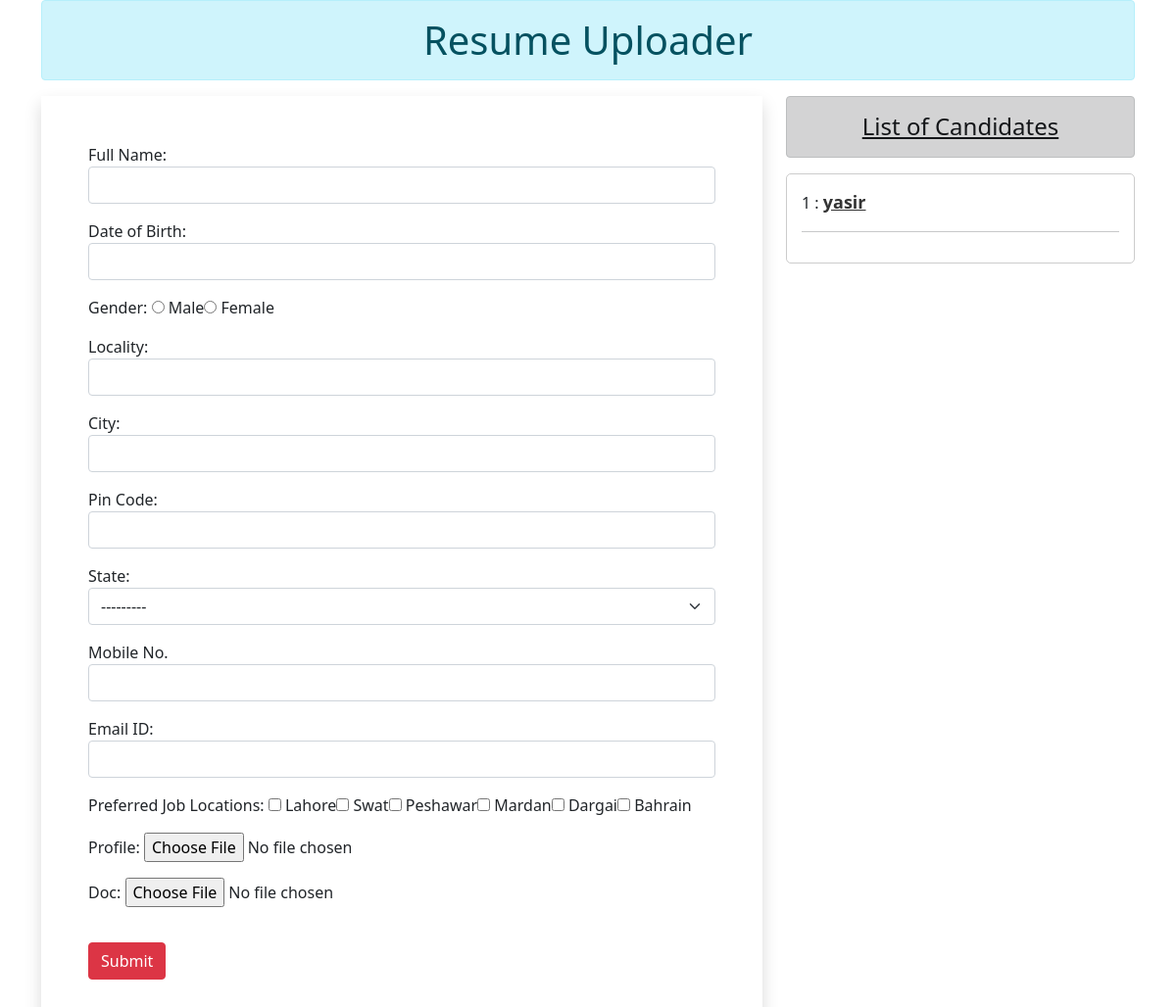
The app's page /, older data.
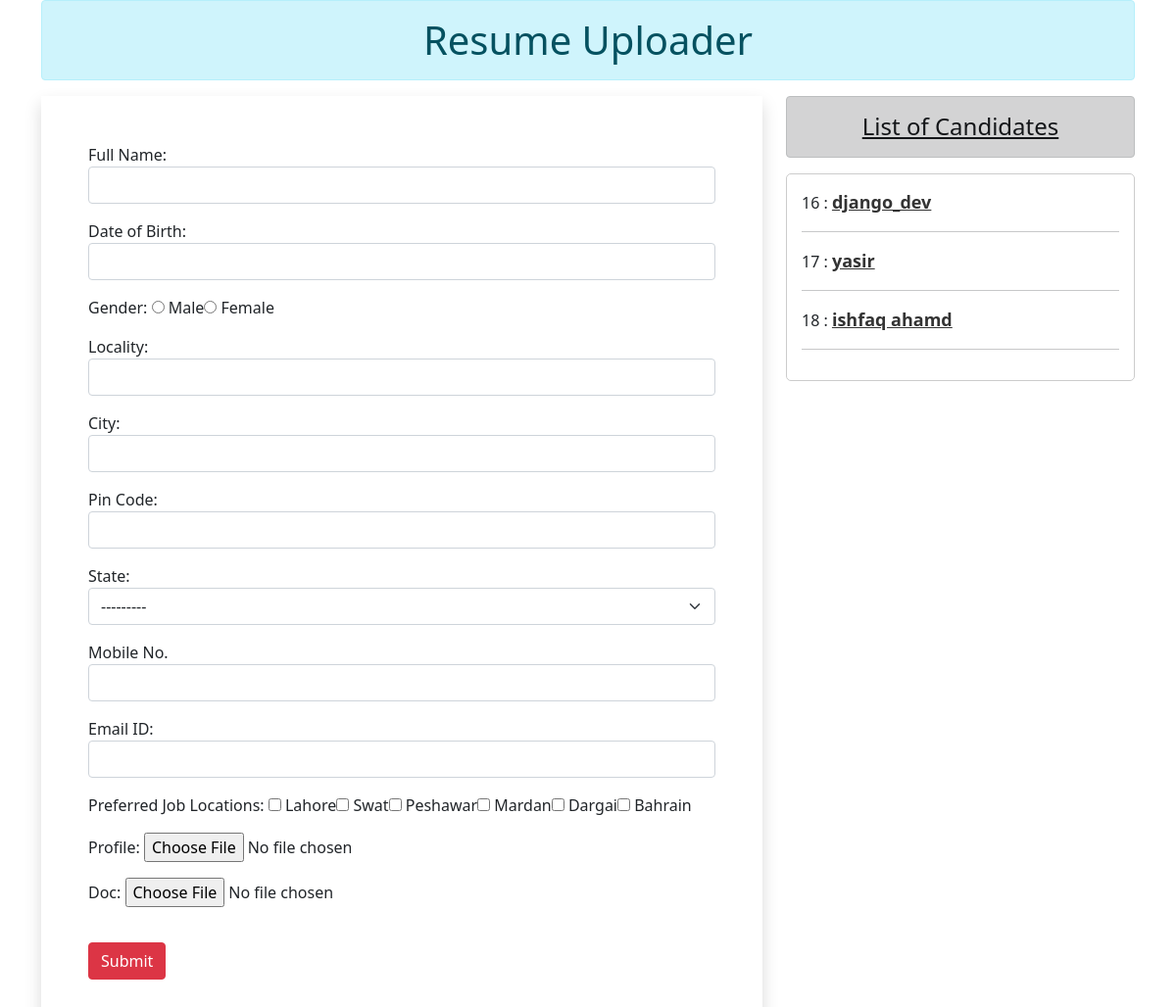
The same page, newer data.
### app/models.py (models this page shows)
class Resume(models.Model):
    name = models.CharField(max_length=100)
    dob = models.DateField(auto_now=False, auto_now_add=False)
    gender = models.CharField(max_length=10)
    locality = models.CharField(max_length=100)
    city = models.CharField(max_length=100)
    pin = models.PositiveIntegerField()
    state = models.CharField(choices=STATE_CHOICES, max_length=100)  # Reference the STATE_CHOICES
    mobile = models.PositiveIntegerField()
    email = models.EmailField()
    job_city = models.CharField(max_length=50)
    profile_image = models.ImageField(upload_to='profile', blank=True)
    file = models.FileField(upload_to='doc', blank=True)

### app/views.py (the view, shortened to what this page needs)
# urls.py: path('', views.HomeView.as_view(), name='home'),
class HomeView(View):
    def get(self, request):
        form = ResumeForm()
        candidates = Resume.objects.all()
        return render(request, 'home.html', {'candidates': candidates, 'form': form})

### app/forms.py
class ResumeForm(forms.ModelForm):
 gender = forms.ChoiceField(choices=GENDER_CHOICES, widget=forms.RadioSelect)
 job_city = forms.MultipleChoiceField(label='Preferred Job Locations', choices=JOB_CITY_CHOICE, widget=forms.CheckboxSelectMultiple)
 class Meta:
  model = Resume
  fields = ['name', 'dob', 'gender', 'locality', 'city', 'pin', 'state', 'mobile', 'email', 'job_city', 'profile_image', 'file']
  labels = {'name':'Full Name', 'dob': 'Date of Birth', 'pin':'Pin Code', 'mobile':'Mobile No.', 'email':'Email ID', 'profile_image':'Profile', 'file':'Doc'}
  widgets = {
   'name':forms.TextInput(attrs={'class':'form-control'}),
   'dob':forms.DateInput(attrs={'class':'form-control', 'id':'datepicker'}),
   'locality':forms.TextInput(attrs={'class':'form-control'}),
   'city':forms.TextInput(attrs={'class':'form-control'}),
   'pin':forms.NumberInput(attrs={'class':'form-control'}),
   'state':forms.Select(attrs={'class':'form-select'}),
   'mobile':forms.NumberInput(attrs={'class':'form-control'}),
   'email':forms.EmailInput(attrs={'class':'form-control'}),
  }

### app/templates/home.html (shortened to what this page needs)
<!DOCTYPE html>
{% load static %}
<html lang="en">
<head>
 <link href="https://cdn.jsdelivr.net/npm/bootstrap@5.0.0-beta2/dist/css/bootstrap.min.css" rel="stylesheet">
 <link rel="stylesheet" href="//code.jquery.com/ui/1.12.1/themes/base/jquery-ui.css">
 <link rel="stylesheet" href="{% static 'myapp/css/style.css' %}">
</head>
<body>
 <div class="container mb-5">
  <h1 class="alert alert-info text-center p-3">Resume Uploader</h1>
  <div class="row">
   <div class="col-sm-8">
    <form action="" method="post" enctype="multipart/form-data" class="shadow p-5">
     {% for fm in form %}
       <div class="form-group mb-3">
       {{fm.label_tag}} {{fm}} <small class="text-danger">{{fm.errors|striptags}}</small>
       </div>
     {% endfor %}
     <input type="submit" value="Submit" class="btn btn-danger submit-btn">
    </form>
   </div>
   <div class="col-sm-4">
    <h4 class="alert alert-dark text-center mb-3"><u>List of Candidates</u></h4>
    <div class="candidate-list">
      {% for candidate in candidates %}
        <div class="candidate-item">
          {{ candidate.id }} : <a href="{% url 'candidate' candidate.id %}" class="candidate-name">{{candidate.name}}</a>
        </div>
        <hr>
      {% endfor %}
    </div>
   </div>
  </div>
 </div>
</body>
</html>

### app/css/style.css (style rules this page uses)
#id_gender, #id_job_city { list-style-type: none; display: inline-flex; }

### app/templates/home.html (style rules this page uses)
.form-group { margin-bottom: 20px; }
.submit-btn { margin-top: 20px; }
.candidate-list { border: 1px solid #ccc; padding: 15px; border-radius: 5px; }
.candidate-item { margin-bottom: 10px; }
.candidate-name { font-size: 18px; font-weight: bold; color: #333; }

Row changes from the older to the newer data that the page shows:
removed Resume: id "1", name "yasir"
added Resume: id "16", name "django_dev"
added Resume: id "17", name "yasir"
added Resume: id "18", name "ishfaq ahamd"
